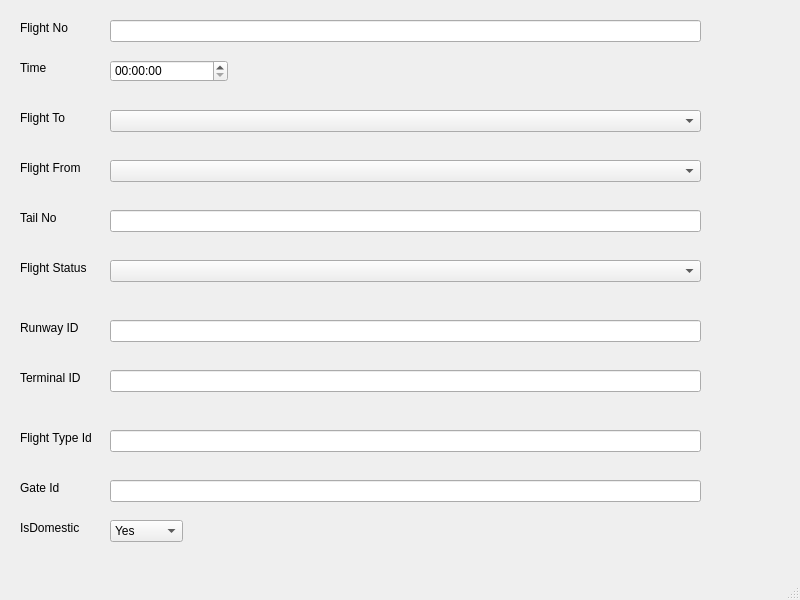
<?xml version="1.0" encoding="UTF-8"?>
<ui version="4.0">
 <class>Flights</class>
 <widget class="QMainWindow" name="Flights">
  <property name="geometry">
   <rect>
    <x>0</x>
    <y>0</y>
    <width>800</width>
    <height>600</height>
   </rect>
  </property>
  <property name="windowTitle">
   <string>MainWindow</string>
  </property>
  <widget class="QWidget" name="centralwidget">
   <widget class="QLabel" name="label">
    <property name="geometry">
     <rect>
      <x>20</x>
      <y>20</y>
      <width>55</width>
      <height>16</height>
     </rect>
    </property>
    <property name="text">
     <string>Flight No</string>
    </property>
   </widget>
   <widget class="QLineEdit" name="lineEdit">
    <property name="geometry">
     <rect>
      <x>110</x>
      <y>20</y>
      <width>591</width>
      <height>22</height>
     </rect>
    </property>
   </widget>
   <widget class="QLabel" name="label_2">
    <property name="geometry">
     <rect>
      <x>20</x>
      <y>60</y>
      <width>55</width>
      <height>16</height>
     </rect>
    </property>
    <property name="text">
     <string>Time</string>
    </property>
   </widget>
   <widget class="QTimeEdit" name="timeEdit">
    <property name="geometry">
     <rect>
      <x>110</x>
      <y>60</y>
      <width>118</width>
      <height>22</height>
     </rect>
    </property>
   </widget>
   <widget class="QLabel" name="label_3">
    <property name="geometry">
     <rect>
      <x>20</x>
      <y>210</y>
      <width>55</width>
      <height>16</height>
     </rect>
    </property>
    <property name="text">
     <string>Tail No</string>
    </property>
   </widget>
   <widget class="QLineEdit" name="lineEdit_2">
    <property name="geometry">
     <rect>
      <x>110</x>
      <y>210</y>
      <width>591</width>
      <height>22</height>
     </rect>
    </property>
   </widget>
   <widget class="QLabel" name="label_4">
    <property name="geometry">
     <rect>
      <x>20</x>
      <y>260</y>
      <width>81</width>
      <height>16</height>
     </rect>
    </property>
    <property name="text">
     <string>Flight Status</string>
    </property>
   </widget>
   <widget class="QLabel" name="label_5">
    <property name="geometry">
     <rect>
      <x>20</x>
      <y>110</y>
      <width>55</width>
      <height>16</height>
     </rect>
    </property>
    <property name="text">
     <string>Flight To</string>
    </property>
   </widget>
   <widget class="QComboBox" name="comboBox">
    <property name="geometry">
     <rect>
      <x>110</x>
      <y>110</y>
      <width>591</width>
      <height>22</height>
     </rect>
    </property>
   </widget>
   <widget class="QLabel" name="label_6">
    <property name="geometry">
     <rect>
      <x>20</x>
      <y>160</y>
      <width>71</width>
      <height>16</height>
     </rect>
    </property>
    <property name="text">
     <string>Flight From</string>
    </property>
   </widget>
   <widget class="QComboBox" name="comboBox_2">
    <property name="geometry">
     <rect>
      <x>110</x>
      <y>160</y>
      <width>591</width>
      <height>22</height>
     </rect>
    </property>
   </widget>
   <widget class="QComboBox" name="comboBox_3">
    <property name="geometry">
     <rect>
      <x>110</x>
      <y>260</y>
      <width>591</width>
      <height>22</height>
     </rect>
    </property>
   </widget>
   <widget class="QLabel" name="label_7">
    <property name="geometry">
     <rect>
      <x>20</x>
      <y>320</y>
      <width>61</width>
      <height>16</height>
     </rect>
    </property>
    <property name="text">
     <string>Runway ID</string>
    </property>
   </widget>
   <widget class="QLineEdit" name="lineEdit_3">
    <property name="geometry">
     <rect>
      <x>110</x>
      <y>320</y>
      <width>591</width>
      <height>22</height>
     </rect>
    </property>
   </widget>
   <widget class="QLabel" name="label_8">
    <property name="geometry">
     <rect>
      <x>20</x>
      <y>370</y>
      <width>71</width>
      <height>16</height>
     </rect>
    </property>
    <property name="text">
     <string>Terminal ID</string>
    </property>
   </widget>
   <widget class="QLineEdit" name="lineEdit_4">
    <property name="geometry">
     <rect>
      <x>110</x>
      <y>370</y>
      <width>591</width>
      <height>22</height>
     </rect>
    </property>
   </widget>
   <widget class="QLabel" name="label_9">
    <property name="geometry">
     <rect>
      <x>20</x>
      <y>430</y>
      <width>81</width>
      <height>16</height>
     </rect>
    </property>
    <property name="text">
     <string>Flight Type Id</string>
    </property>
   </widget>
   <widget class="QLineEdit" name="lineEdit_5">
    <property name="geometry">
     <rect>
      <x>110</x>
      <y>430</y>
      <width>591</width>
      <height>22</height>
     </rect>
    </property>
   </widget>
   <widget class="QLabel" name="label_10">
    <property name="geometry">
     <rect>
      <x>20</x>
      <y>480</y>
      <width>55</width>
      <height>16</height>
     </rect>
    </property>
    <property name="text">
     <string>Gate Id</string>
    </property>
   </widget>
   <widget class="QLabel" name="label_11">
    <property name="geometry">
     <rect>
      <x>20</x>
      <y>520</y>
      <width>81</width>
      <height>16</height>
     </rect>
    </property>
    <property name="text">
     <string>IsDomestic</string>
    </property>
   </widget>
   <widget class="QLineEdit" name="lineEdit_6">
    <property name="geometry">
     <rect>
      <x>110</x>
      <y>480</y>
      <width>591</width>
      <height>22</height>
     </rect>
    </property>
   </widget>
   <widget class="QComboBox" name="comboBox_4">
    <property name="geometry">
     <rect>
      <x>110</x>
      <y>520</y>
      <width>73</width>
      <height>22</height>
     </rect>
    </property>
    <item>
     <property name="text">
      <string>Yes</string>
     </property>
    </item>
    <item>
     <property name="text">
      <string>No</string>
     </property>
    </item>
   </widget>
  </widget>
  <widget class="QMenuBar" name="menubar">
   <property name="geometry">
    <rect>
     <x>0</x>
     <y>0</y>
     <width>800</width>
     <height>26</height>
    </rect>
   </property>
  </widget>
  <widget class="QStatusBar" name="statusbar"/>
 </widget>
 <resources/>
 <connections/>
</ui>
